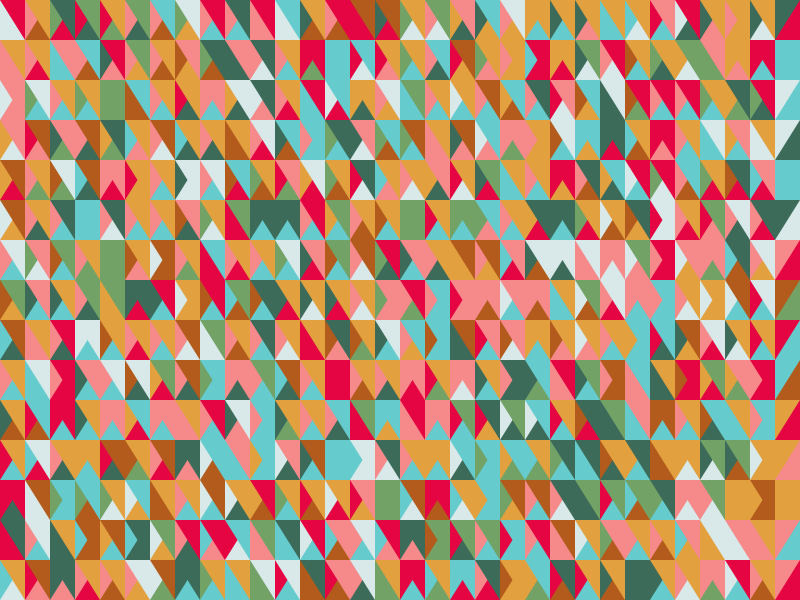
Frame 1 (no input)
Frame 60 (no input): identical to frame 1, image omitted
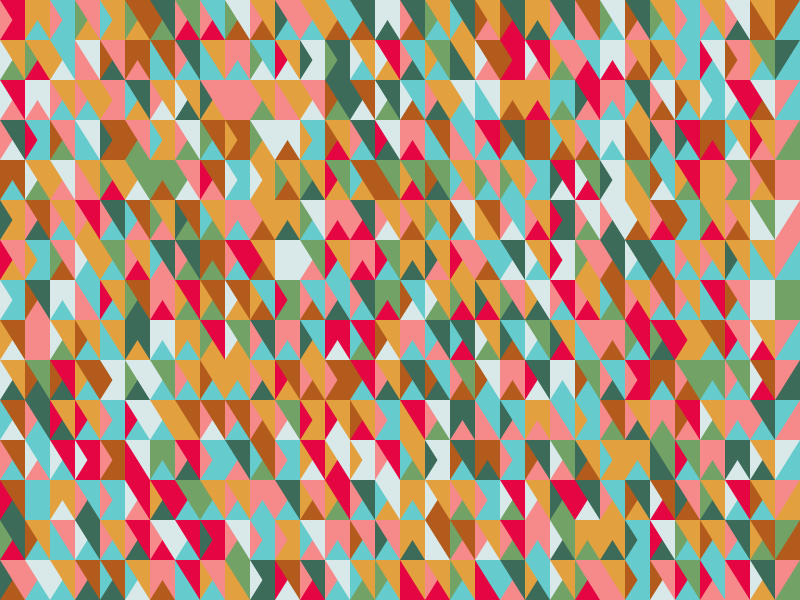
Frame 120 (the mouse pressed at the canvas centre since frame 60)

The p5.js sketch that drew these frames (run headless with seeded random() and noise() and a simulated clock; from frame 60 on, the mouse is pressed at the canvas centre):

// p5.js sketch
// ── sketch.js
var colorList = ['#65cbcd',
  '#d9e9e9',
  '#f68a8a',
  '#e50543',
  '#72a266',
  '#3c6b59',
  '#e2a03f',
  '#b35b1c',
  
];

function setup() {
  createCanvas(800, 600);
  noStroke();
  colors();
  if (mouseButton == RIGHT){
    colors();
    draw();
  }
} 
  function draw(){
    if (mouseButton == LEFT){
      colors();
    }
  }
  function colors(){
  for (var x = 0; x < 800; x += 25) {
    for (var y = 0; y < 600; y += 40) {

      if (random() < 0.2) {
        fill(color('#65cbcd'));
      } else {
        fill(color(random(colorList)));
      }
      quad(x, y, x + 25, y, x + 25, y + 40, x, y + 40);
    }
  }
  for (var x = 0; x < 800; x += 25) {
    for (var y = 0; y < 600; y += 40) {

      if (random() < 0.2) {
        fill(color('#f68a8a'));
      } else {
        fill(color(random(colorList)));
      }
      triangle(x, y, x, y + 40, x + 25, y);
    }
  }
  for (var x = 25; x < 800; x += 25) {
    for (var y = 0; y < 600; y += 40) {

      if (random() < 0.2) {
        fill(color('#e2a03f'));
      } else {
        fill(color(random(colorList)));
      }
      triangle(x, y, x, y + 40, x - 25, y);
    }
  }
}
